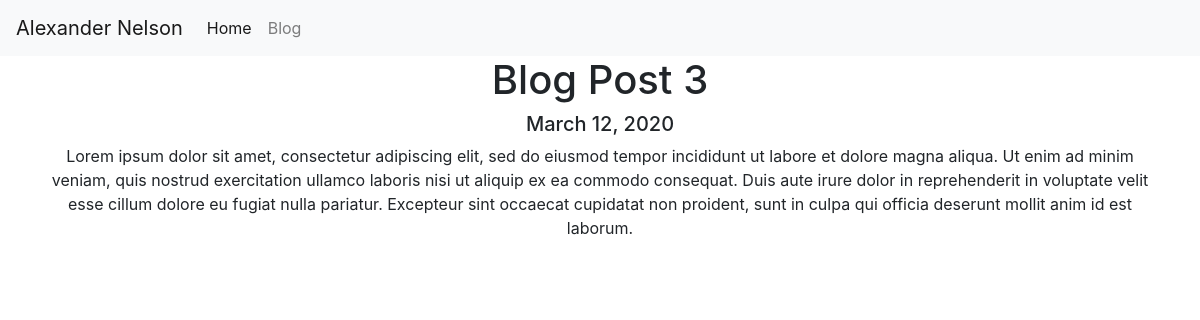
Page /blog/3/ on the committed database.
### blog/models.py (models this page shows, shortened)
class Blog(models.Model):
    title = models.CharField(max_length=200)
    description = models.TextField()
    date = models.DateField()

### blog/views.py (the view)
# urls.py: path('<int:blog_id>/', views.detail, name="detail"),
def detail(request, blog_id):
    blog = get_object_or_404(Blog, pk=blog_id)
    return render(request, 'blog/detail.html', {'blog':blog})

### blog/templates/blog/detail.html
{% extends 'portfolio/base.html' %}
{% block content %}
    <div class="container text-center">
      <h1>{{ blog.title }}</h1>
      <h5>{{ blog.date }}</h5>
      <p>{{ blog.description }}</p>
    </div>
{% endblock %}

### rows in the picture
Blog: title "Blog Post 3", date "March 12, 2020", description "Lorem ipsum dolor sit amet, consectetur adipiscing elit, sed do eiusmod tempor incididunt ut labore et dolore magna aliqua. Ut enim ad minim veniam, quis nostrud exercitation ullamco laboris nisi ut aliquip ex ea commodo consequat. Duis aute irure dolor in reprehenderit in voluptate velit esse cillum dolore eu fugiat nulla pariatur. Excepteur sint occaecat cupidatat non proident, sunt in culpa qui officia deserunt mollit anim id est laborum."
